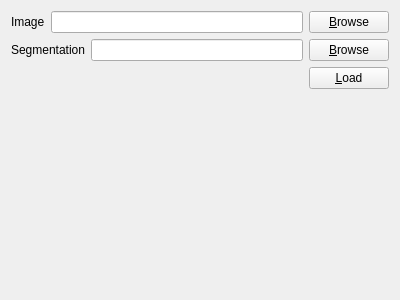
<ui version="4.0" >
 <class>DisplaySeg</class>
 <widget class="QWidget" name="DisplaySeg" >
  <property name="geometry" >
   <rect>
    <x>0</x>
    <y>0</y>
    <width>400</width>
    <height>300</height>
   </rect>
  </property>
  <property name="windowTitle" >
   <string>Form</string>
  </property>
  <layout class="QGridLayout" name="gridLayout" >
   <item row="0" column="0" >
    <layout class="QVBoxLayout" name="verticalLayout" >
     <item>
      <layout class="QHBoxLayout" name="horizontalLayout" >
       <item>
        <widget class="QLabel" name="label" >
         <property name="text" >
          <string>Image</string>
         </property>
        </widget>
       </item>
       <item>
        <widget class="QLineEdit" name="filepath" />
       </item>
       <item>
        <widget class="QPushButton" name="browseBtn" >
         <property name="text" >
          <string>&amp;Browse</string>
         </property>
        </widget>
       </item>
      </layout>
     </item>
     <item>
      <layout class="QHBoxLayout" name="horizontalLayout_2" >
       <item>
        <widget class="QLabel" name="label_2" >
         <property name="text" >
          <string>Segmentation</string>
         </property>
        </widget>
       </item>
       <item>
        <widget class="QLineEdit" name="segfilepath" />
       </item>
       <item>
        <widget class="QPushButton" name="browseSegBtn" >
         <property name="text" >
          <string>&amp;Browse</string>
         </property>
        </widget>
       </item>
      </layout>
     </item>
     <item>
      <layout class="QHBoxLayout" name="horizontalLayout_3" >
       <item>
        <spacer name="horizontalSpacer" >
         <property name="orientation" >
          <enum>Qt::Horizontal</enum>
         </property>
         <property name="sizeHint" stdset="0" >
          <size>
           <width>48</width>
           <height>17</height>
          </size>
         </property>
        </spacer>
       </item>
       <item>
        <widget class="QPushButton" name="loadBtn" >
         <property name="text" >
          <string>&amp;Load</string>
         </property>
        </widget>
       </item>
      </layout>
     </item>
     <item>
      <widget class="mln::demo::image_viewer" native="1" name="viewer" >
       <property name="sizePolicy" >
        <sizepolicy vsizetype="Expanding" hsizetype="Expanding" >
         <horstretch>0</horstretch>
         <verstretch>0</verstretch>
        </sizepolicy>
       </property>
      </widget>
     </item>
    </layout>
   </item>
  </layout>
 </widget>
 <customwidgets>
  <customwidget>
   <class>mln::demo::image_viewer</class>
   <extends>QWidget</extends>
   <header>src/image_viewer.hh</header>
   <container>1</container>
  </customwidget>
 </customwidgets>
 <resources/>
 <connections/>
</ui>
